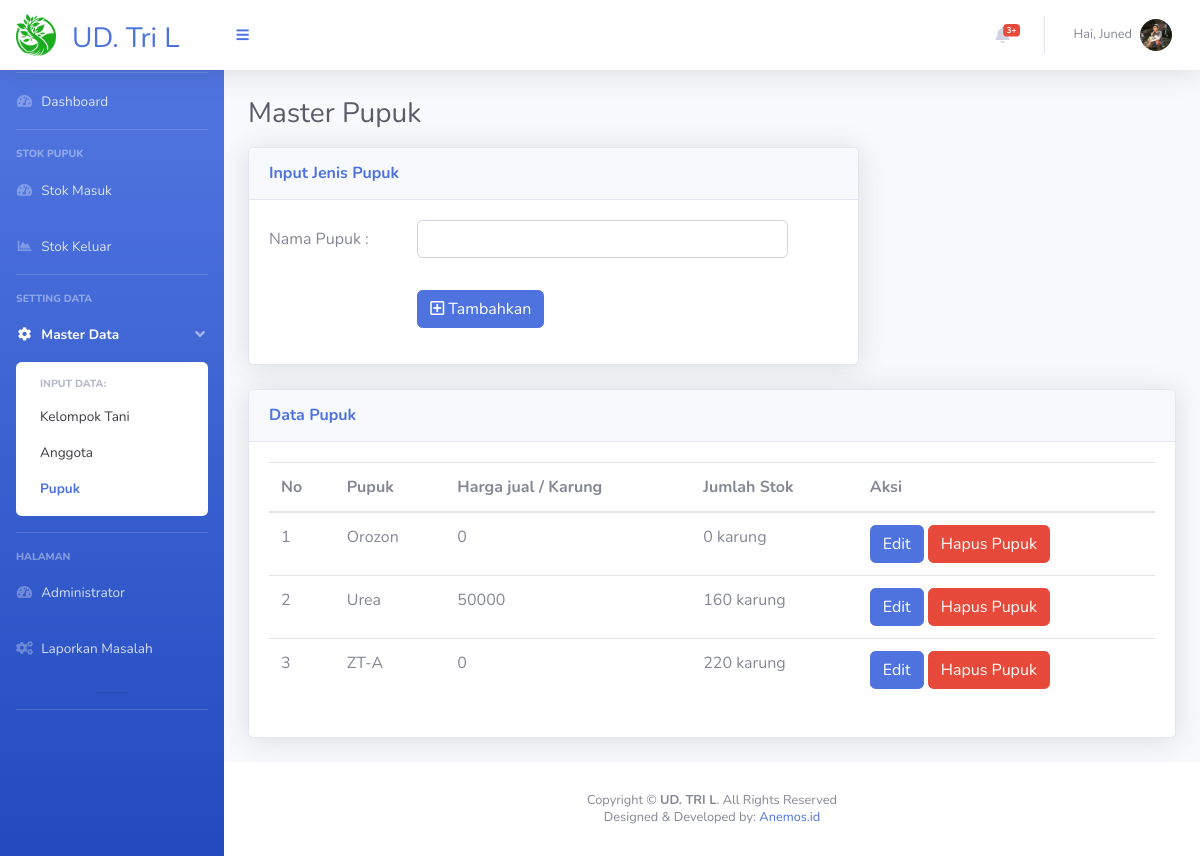
Page /page_jenis_pupuk.php?m=4&n=4 (signed in) on the earlier database version.
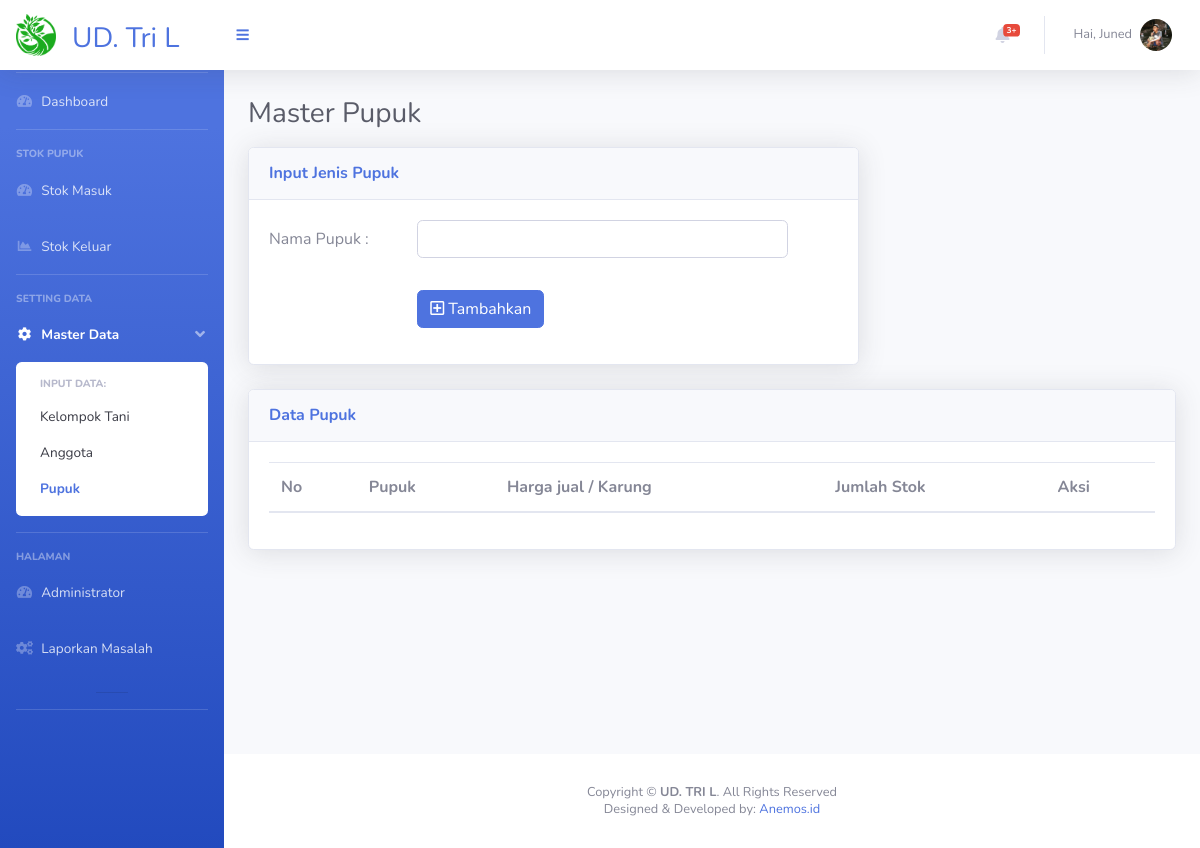
Same page on the later database version.
### tables this page shows
CREATE TABLE `data_pupuk` (
  `ID_PK` int(20) NOT NULL,
  `Jenis_Pupuk` varchar(50) DEFAULT NULL,
  `Stok` int(20) DEFAULT NULL,
  `Harga` int(100) DEFAULT NULL
);

### page_jenis_pupuk.php (the view, shortened to what the changed rows need)
<?php
include "connection.php";
if (isset($_SESSION['login'])) {
    ?>
<!DOCTYPE html>
<html lang="en">
<head>
    <link href="vendor/fontawesome-free/css/all.min.css" rel="stylesheet" type="text/css">
    <link href="css/sb-admin-2.min.css" rel="stylesheet">
    <link href="vendor/datatables/dataTables.bootstrap4.min.css" rel="stylesheet">
</head>
<body id="page-top">
    <div id="wrapper">
        <div id="content-wrapper" class="d-flex flex-column">
            <div id="content">
                <div class="container-fluid">
                    <div class="d-sm-flex align-items-center justify-content-between ">
                        <h1 class="h3 mb-3 text-gray-800">Master Pupuk</h1>
                    </div>
                    <div class="row">
                        <div class="col-xl-12 col-lg-10">
                            <div class="card shadow mb-4">
                                <div class="card-body">
                                    <div class="table-responsive">
                                        <table class="table" id="dataTable" width="100%" cellspacing="0">
                                            <thead>
                                                <tr>
                                                    <th scope="col">No</th>
                                                    <th scope="col">Pupuk</th>
                                                    <th scope="col">Harga jual / Karung</th>
                                                    <th scope="col">Jumlah Stok</th>
                                                    <th scope="col">Aksi</th>
                                                </tr>
                                            </thead>
                                            <tbody>
                                                <?php
$no = 1;
    $data = mysqli_query($conn, "SELECT * FROM data_pupuk ORDER BY ID_PK DESC");
    foreach ($data as $all) {
        echo ('<tr><td>' . $no . '</td>');
        echo ('<td>' . $all['Jenis_Pupuk'] . '</td>');
        echo ('<td>' . $all['Harga'] . '</td>');
        echo ('<td>' . $all['Stok'] . ' karung </td>');
        echo ('<td>
                                                <a href="" class="btn btn-primary" data-toggle="modal" data-target="#modalSubscriptionForm');
        echo ($all['ID_PK'] . '">Edit</a>
                                                <a href="" class="btn btn-danger" data-toggle="modal" data-target="#exampleModalCenter');
        echo ($all['ID_PK'] . '">Hapus Pupuk</a></td></tr>
                                              ');
        $no++;
        ?></tr>
                                                <?php }?>
                                            </tbody>
                                        </table>
                                    </div>
                                </div>
                            </div>
                        </div>
                    </div>
                </div>
            </div>
        </div>
    </div>
</body>
</html>
<?php } else {
    header("Location: login.php");
    exit();
}?>

Differences in the rows shown:
removed data_pupuk: Jenis_Pupuk "Orozon", Harga "0", Stok "0"
removed data_pupuk: Jenis_Pupuk "Urea", Harga "50000", Stok "160"
removed data_pupuk: Jenis_Pupuk "ZT-A", Harga "0", Stok "220"
